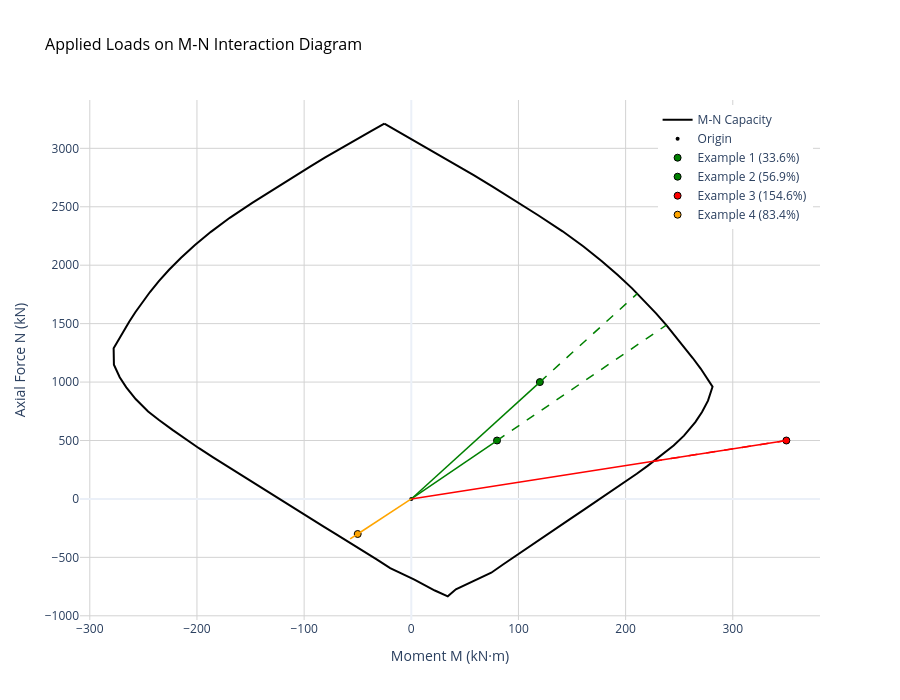

Source (notebook cell):
### Markdown cell above
### Visualize Applied Loads on M-N Diagram

### Code cell
# Visualize applied loads using the new plot() method with load points
load_cases = [
    {"N_Ed": N_Ed_1, "M_Ed": M_Ed_1, "name": f"Example 1 ({util_1:.1%})"},
    {"N_Ed": N_Ed_2, "M_Ed": M_Ed_2, "name": f"Example 2 ({util_2:.1%})"},
    {"N_Ed": N_Ed_3, "M_Ed": M_Ed_3, "name": f"Example 3 ({util_3:.1%})"},
    {"N_Ed": N_Ed_4, "M_Ed": M_Ed_4, "name": f"Example 4 ({util_4:.1%})"},
]

fig = diagram.plot(
    load_points=load_cases,
    show_vectors=True,
    show_metadata=True,
    show=True,
    title="Applied Loads on M-N Interaction Diagram",
    n_points=100
)

# The interactive plot shows:
# - Color-coded load points (green=safe, orange=warning, red=unsafe)
# - Vector rays from origin through load points to capacity boundary
# - Hover over load points to see full metadata:
#   * N_Ed, M_Ed (applied loads)
#   * N_Rd, M_Rd (capacity)
#   * Utilization ratio
#   * Pass/Fail status

### Figure 1 — Plotly figure (JSON) as saved in the notebook; plotly's stock layout.template omitted (floating-point values rounded to 4 significant figures)
{"data": [{"hovertemplate": "M: %{x:.3g} kN·m<br>N: %{y:.3g} kN<br><extra></extra>", "line": {"color": "black", "width": 2}, "mode": "lines", "name": "M-N Capacity", "type": "scatter", "x": [-25.13, -13.56, -0.5225, 17.92, 29.6, 43.11, 58.61, 76.23, 96.1, 118.4, 141.2, 160.7, 177.6, 192.7, 206.1, 217.8, 228.4, 238.0, 246.8, 254.9, 262.6, 270.0, 281.1, 276.9, 271.3, 265.1, 254.5, 244.8, 233.7, 220.5, 210.4, 197.2, 184.6, 173.0, 160.9, 148.4, 135.7, 122.8, 111.0, 98.34, 85.95, 74.64, 61.0, 41.62, 34.06, 21.99, 2.904, -3.467, -19.7, -32.32, -44.06, -57.71, -70.7, -82.49, -96.16, -108.3, -121.6, -134.3, -146.3, -159.4, -173.7, -184.9, -198.1, -210.6, -222.8, -235.4, -245.6, -257.2, -266.0, -272.1, -277.5, -277.8, -273.3, -263.2, -257.5, -251.1, -243.9, -235.6, -226.0, -214.9, -201.9, -187.0, -169.4, -148.4, -128.0, -109.9, -94.05, -80.28, -68.45, -50.04, -37.57, -25.13, -25.13, -25.13, -25.13, -25.13, -25.13, -25.13, -25.13, -25.13], "y": [3211.0, 3151.0, 3084.0, 2988.0, 2926.0, 2854.0, 2768.0, 2670.0, 2557.0, 2428.0, 2290.0, 2160.0, 2037.0, 1917.0, 1802.0, 1693.0, 1588.0, 1487.0, 1391.0, 1297.0, 1206.0, 1116.0, 960.1, 841.1, 743.3, 657.7, 541.8, 457.9, 374.7, 282.9, 215.7, 130.9, 51.89, -19.34, -94.2, -171.0, -248.1, -329.7, -403.1, -480.0, -558.8, -631.2, -692.0, -773.4, -833.6, -783.5, -691.2, -664.3, -591.8, -516.7, -448.4, -372.1, -299.0, -232.4, -154.5, -84.88, -10.09, 62.03, 130.8, 206.2, 288.5, 355.2, 434.1, 512.2, 590.5, 675.3, 748.2, 854.5, 954.6, 1042.0, 1148.0, 1289.0, 1362.0, 1517.0, 1598.0, 1682.0, 1770.0, 1863.0, 1961.0, 2064.0, 2173.0, 2286.0, 2406.0, 2534.0, 2653.0, 2757.0, 2846.0, 2922.0, 2986.0, 3083.0, 3147.0, 3211.0, 3211.0, 3211.0, 3211.0, 3211.0, 3211.0, 3211.0, 3211.0, 3211.0]}, {"hovertemplate": "Origin<extra></extra>", "marker": {"color": "black", "size": 4, "symbol": "circle"}, "mode": "markers", "name": "Origin", "type": "scatter", "x": [0], "y": [0]}, {"hovertemplate": "<b>Example 1 (33.6%)</b><br>N_Ed: 500 kN<br>M_Ed: 80 kN·m<br>N_Rd: 1.49e+03 kN<br>M_Rd: 238 kN·m<br>Utilization: 33.6%<br>Status: ✓ PASS<extra></extra>", "marker": {"color": "green", "line": {"color": "black", "width": 1}, "size": 7, "symbol": "circle"}, "mode": "markers", "name": "Example 1 (33.6%)", "showlegend": true, "type": "scatter", "x": [80], "y": [500]}, {"hoverinfo": "skip", "line": {"color": "green", "dash": "solid", "width": 1.5}, "mode": "lines", "showlegend": false, "type": "scatter", "x": [0, 80], "y": [0, 500]}, {"hoverinfo": "skip", "line": {"color": "green", "dash": "dash", "width": 1.5}, "mode": "lines", "showlegend": false, "type": "scatter", "x": [80, 238.0], "y": [500, 1487.0]}, {"hovertemplate": "<b>Example 2 (56.9%)</b><br>N_Ed: 1e+03 kN<br>M_Ed: 120 kN·m<br>N_Rd: 1.76e+03 kN<br>M_Rd: 211 kN·m<br>Utilization: 56.9%<br>Status: ✓ PASS<extra></extra>", "marker": {"color": "green", "line": {"color": "black", "width": 1}, "size": 7, "symbol": "circle"}, "mode": "markers", "name": "Example 2 (56.9%)", "showlegend": true, "type": "scatter", "x": [120], "y": [1000]}, {"hoverinfo": "skip", "line": {"color": "green", "dash": "solid", "width": 1.5}, "mode": "lines", "showlegend": false, "type": "scatter", "x": [0, 120], "y": [0, 1000]}, {"hoverinfo": "skip", "line": {"color": "green", "dash": "dash", "width": 1.5}, "mode": "lines", "showlegend": false, "type": "scatter", "x": [120, 210.9], "y": [1000, 1757.0]}, {"hovertemplate": "<b>Example 3 (154.6%)</b><br>N_Ed: 500 kN<br>M_Ed: 350 kN·m<br>N_Rd: 323 kN<br>M_Rd: 226 kN·m<br>Utilization: 154.7%<br>Status: ✗ FAIL<extra></extra>", "marker": {"color": "red", "line": {"color": "black", "width": 1}, "size": 7, "symbol": "circle"}, "mode": "markers", "name": "Example 3 (154.6%)", "showlegend": true, "type": "scatter", "x": [350], "y": [500]}, {"hoverinfo": "skip", "line": {"color": "red", "dash": "solid", "width": 1.5}, "mode": "lines", "showlegend": false, "type": "scatter", "x": [0, 350], "y": [0, 500]}, {"hoverinfo": "skip", "line": {"color": "red", "dash": "dash", "width": 1.5}, "mode": "lines", "showlegend": false, "type": "scatter", "x": [350, 226.3], "y": [500, 323.3]}, {"hovertemplate": "<b>Example 4 (83.4%)</b><br>N_Ed: -300 kN<br>M_Ed: -50 kN·m<br>N_Rd: -360 kN<br>M_Rd: -59.9 kN·m<br>Utilization: 83.4%<br>Status: ✓ PASS<extra></extra>", "marker": {"color": "orange", "line": {"color": "black", "width": 1}, "size": 7, "symbol": "circle"}, "mode": "markers", "name": "Example 4 (83.4%)", "showlegend": true, "type": "scatter", "x": [-50], "y": [-300]}, {"hoverinfo": "skip", "line": {"color": "orange", "dash": "solid", "width": 1.5}, "mode": "lines", "showlegend": false, "type": "scatter", "x": [0, -50], "y": [0, -300]}, {"hoverinfo": "skip", "line": {"color": "orange", "dash": "dash", "width": 1.5}, "mode": "lines", "showlegend": false, "type": "scatter", "x": [-50, -59.93], "y": [-300, -359.6]}], "layout": {"height": 700, "hovermode": "closest", "legend": {"x": 0.99, "xanchor": "right", "y": 0.99, "yanchor": "top"}, "showlegend": true, "title": {"font": {"color": "black", "size": 16}, "text": "Applied Loads on M-N Interaction Diagram"}, "width": 900, "xaxis": {"autorange": false, "gridcolor": "lightgray", "gridwidth": 1, "range": [-309.1, 381.4], "showgrid": true, "title": {"text": "Moment M (kN·m)"}}, "yaxis": {"autorange": false, "gridcolor": "lightgray", "gridwidth": 1, "range": [-1036.0, 3414.0], "showgrid": true, "title": {"text": "Axial Force N (kN)"}}}}
